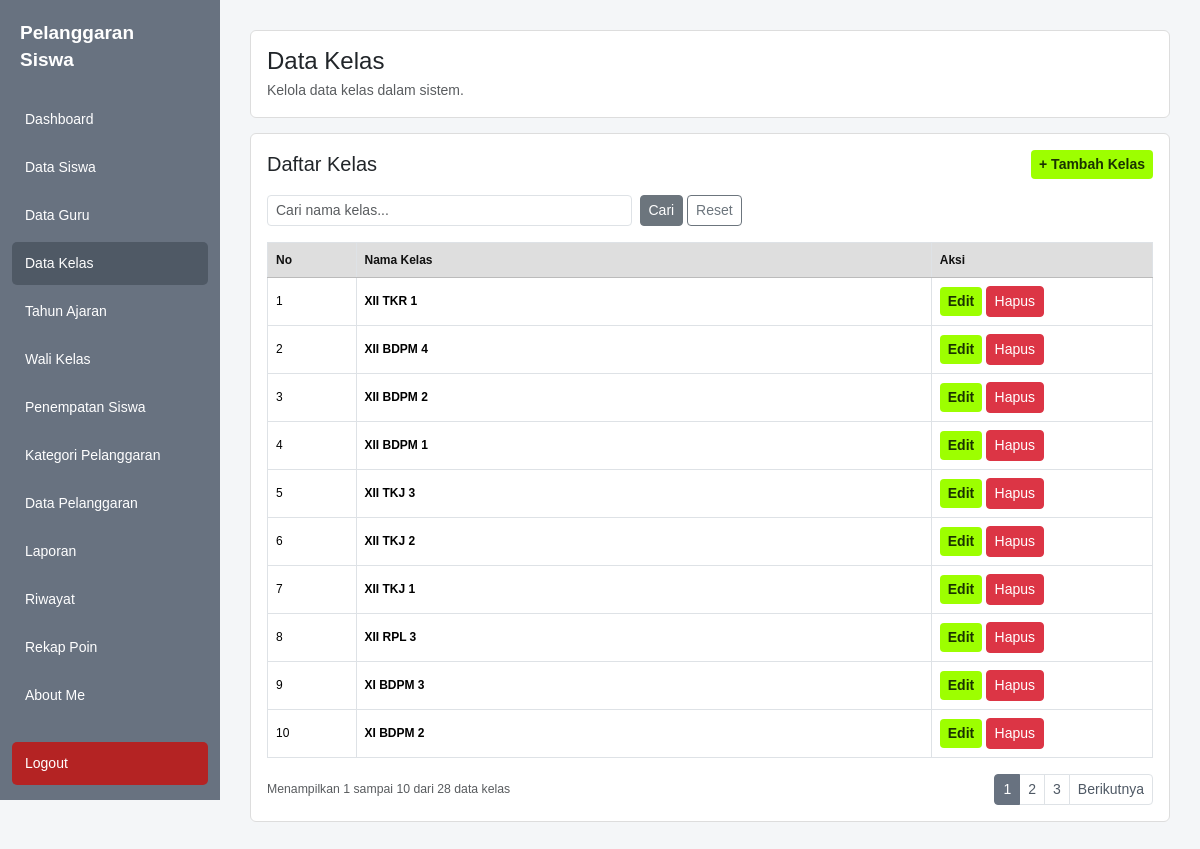
The app's page /kelola_kelas.php (signed in) with its own data.
### tables this page shows
CREATE TABLE `kelas` (
  `id` int(11) NOT NULL,
  `nama_kelas` varchar(50) NOT NULL,
  `jurusan` varchar(100) DEFAULT NULL,
  `tingkat` varchar(10) DEFAULT NULL,
  `status_aktif` tinyint(1) DEFAULT 1
);

### kelola_kelas.php (the view, shortened to what this page needs)
<?php
require_once "database.php";
$tambah = isset($_GET['tambah']) && $_GET['tambah'] == '1';
$cari = trim($_GET['cari'] ?? '');
$batas = 10;
$halaman = max(1, (int) ($_GET['halaman'] ?? 1));
if ($cari !== '') {
    $keyword = "%" . $cari . "%";
    $stmt_total = mysqli_prepare(
        $koneksi,
        "SELECT COUNT(*) AS total
         FROM kelas
         WHERE nama_kelas LIKE ?"
    );
    mysqli_stmt_bind_param($stmt_total, "s", $keyword);
    mysqli_stmt_execute($stmt_total);
    $hasil_total = mysqli_stmt_get_result($stmt_total);
    $total_data = (int) mysqli_fetch_assoc($hasil_total)['total'];
    mysqli_stmt_close($stmt_total);
} else {
    $hasil_total = mysqli_query(
        $koneksi,
        "SELECT COUNT(*) AS total FROM kelas"
    );
    $total_data = (int) mysqli_fetch_assoc($hasil_total)['total'];
}
$total_halaman = max(1, (int) ceil($total_data / $batas));
$mulai = ($halaman - 1) * $batas;
if ($cari !== '') {
    $stmt_data = mysqli_prepare(
        $koneksi,
        "SELECT id, nama_kelas
         FROM kelas
         WHERE nama_kelas LIKE ?
         ORDER BY id DESC
         LIMIT ? OFFSET ?"
    );
    mysqli_stmt_bind_param(
        $stmt_data,
        "sii",
        $keyword,
        $batas,
        $mulai
    );
} else {
    $stmt_data = mysqli_prepare(
        $koneksi,
        "SELECT id, nama_kelas
         FROM kelas
         ORDER BY id DESC
         LIMIT ? OFFSET ?"
    );
    mysqli_stmt_bind_param(
        $stmt_data,
        "ii",
        $batas,
        $mulai
    );
}
mysqli_stmt_execute($stmt_data);
$data = mysqli_stmt_get_result($stmt_data);
function urlHalamanKelas($halaman, $cari) {
    return "kelola_kelas.php?halaman=" . $halaman .
           "&cari=" . urlencode($cari);
}
?>
<!DOCTYPE html>
<html lang="id">
<head>
    <link href="https://cdn.jsdelivr.net/npm/bootstrap@5.3.3/dist/css/bootstrap.min.css" rel="stylesheet">
</head>
<body>
<?php
require_once "sidebar.php";
?>
<div class="content">
    <div class="card">
        <div class="card-body">
            <h1 class="h4 mb-1">Data Kelas</h1>
            <p class="text-muted mb-0">
                Kelola data kelas dalam sistem.
            </p>
        </div>
    </div>
    <div class="card">
        <div class="card-body">
            <div class="d-flex justify-content-between align-items-center flex-wrap gap-2 mb-3">
                <h2 class="h5 mb-0">Daftar Kelas</h2>
                <?php if (!$tambah) { ?>
                    <a href="kelola_kelas.php?tambah=1" class="btn btn-sm btn-stabilo">
                        + Tambah Kelas
                    </a>
                <?php } ?>
            </div>
            <form method="GET" class="row g-2 mb-3">
                <div class="col-md-5">
                    <input
                        type="text"
                        name="cari"
                        class="form-control form-control-sm"
                        placeholder="Cari nama kelas..."
                        value="<?= htmlspecialchars($cari); ?>"
                    >
                </div>
                <div class="col-auto">
                    <button type="submit" class="btn btn-sm btn-secondary">
                        Cari
                    </button>
                    <a href="kelola_kelas.php" class="btn btn-sm btn-outline-secondary">
                        Reset
                    </a>
                </div>
            </form>
            <div class="table-responsive">
                <table class="table table-bordered table-hover align-middle">
                    <thead>
                        <tr>
                            <th width="10%">No</th>
                            <th width="65%">Nama Kelas</th>
                            <th width="25%">Aksi</th>
                        </tr>
                    </thead>
                    <tbody>
                    <?php
                    $no = $mulai + 1;
                    if ($data && mysqli_num_rows($data) > 0) {
                        while ($row = mysqli_fetch_assoc($data)) {
                    ?>
                        <tr>
                            <td><?= $no++; ?></td>
                            <td>
                                <b><?= htmlspecialchars($row['nama_kelas']); ?></b>
                            </td>
                            <td class="text-nowrap">
                                <a
                                    class="btn btn-sm btn-stabilo"
                                    href="edit_kelas.php?id=<?= (int)$row['id']; ?>"
                                >Edit</a>
                                <form
                                    method="POST"
                                    style="display:inline;"
                                    onsubmit="return confirm('Yakin ingin menghapus kelas ini?')"
                                >
                                    <button
                                        type="submit"
                                        name="hapus"
                                        value="<?= (int)$row['id']; ?>"
                                        class="btn btn-sm btn-danger"
                                    >
                                        Hapus
                                    </button>
                                </form>
                            </td>
                        </tr>
                    <?php
                        }
                    } ?>
                    </tbody>
                </table>
            </div>
            <div class="d-flex justify-content-between align-items-center flex-wrap mt-3">
                <small class="text-muted">
                    Menampilkan <?= $total_data > 0 ? $mulai + 1 : 0; ?>
                    sampai <?= min($mulai + $batas, $total_data); ?>
                    dari <?= $total_data; ?> data kelas
                </small>
                <?php if ($total_halaman > 1) { ?>
                    <nav>
                        <ul class="pagination pagination-sm mb-0">
                            <?php for ($i = 1; $i <= $total_halaman; $i++) { ?>
                                <li class="page-item <?= ($i == $halaman) ? 'active' : ''; ?>">
                                    <a
                                        class="page-link"
                                        href="<?= urlHalamanKelas($i, $cari); ?>"
                                    >
                                        <?= $i; ?>
                                    </a>
                                </li>
                            <?php } ?>
                            <?php if ($halaman < $total_halaman) { ?>
                                <li class="page-item">
                                    <a
                                        class="page-link"
                                        href="<?= urlHalamanKelas($halaman + 1, $cari); ?>"
                                    >
                                        Berikutnya
                                    </a>
                                </li>
                            <?php } ?>
                        </ul>
                    </nav>
                <?php } ?>
            </div>
        </div>
    </div>
</div>
</body>
</html>

### kelola_kelas.php (style rules this page uses)
* { box-sizing: border-box; }
body { margin: 0; background: #f4f6f8; font-family: Arial, sans-serif; font-size: 14px; color: #212529; }
.content { margin-left: 220px; padding: 30px; }
.card { border: 1px solid #dddddd; border-radius: 6px; margin-bottom: 15px; }
.card-body { padding: 16px; }
.btn-stabilo { background: #9dff00; color: #1a3300; font-weight: bold; border: none; }
.table { font-size: 12px; margin-bottom: 0; }
.table thead th { background: #dedede; color: #111; font-weight: bold; border-bottom: 1px solid #bbb; }
.table td, .table th { padding: 8px; vertical-align: middle; }
.pagination .page-link { color: #4f5965; }
.pagination .active .page-link { background: #687280; border-color: #687280; color: white; }

### records on screen
kelas: nama_kelas "XII TKR 1", $row['id'] 28 (drawn)
kelas: nama_kelas "XII BDPM 4", $row['id'] 27 (drawn)
kelas: nama_kelas "XII BDPM 2", $row['id'] 26 (drawn)
kelas: nama_kelas "XII BDPM 1", $row['id'] 25 (drawn)
kelas: nama_kelas "XII TKJ 3", $row['id'] 24 (drawn)
kelas: nama_kelas "XII TKJ 2", $row['id'] 23 (drawn)
kelas: nama_kelas "XII TKJ 1", $row['id'] 22 (drawn)
kelas: nama_kelas "XII RPL 3", $row['id'] 21 (drawn)
kelas: nama_kelas "XI BDPM 3", $row['id'] 20 (drawn)
kelas: nama_kelas "XI BDPM 2", $row['id'] 19 (drawn)

### other values on screen
$mulai + 1 "1"
min($mulai + $batas, $total_data) "10"
$total_data "28"
